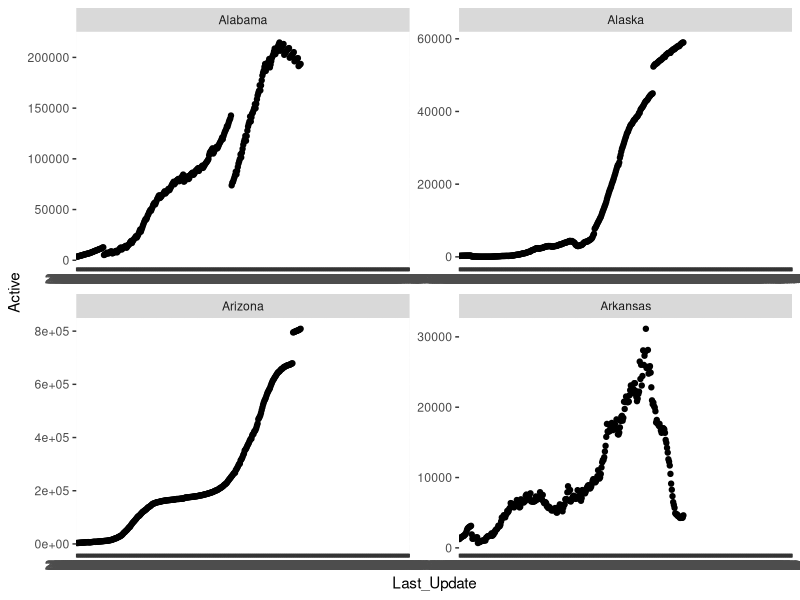
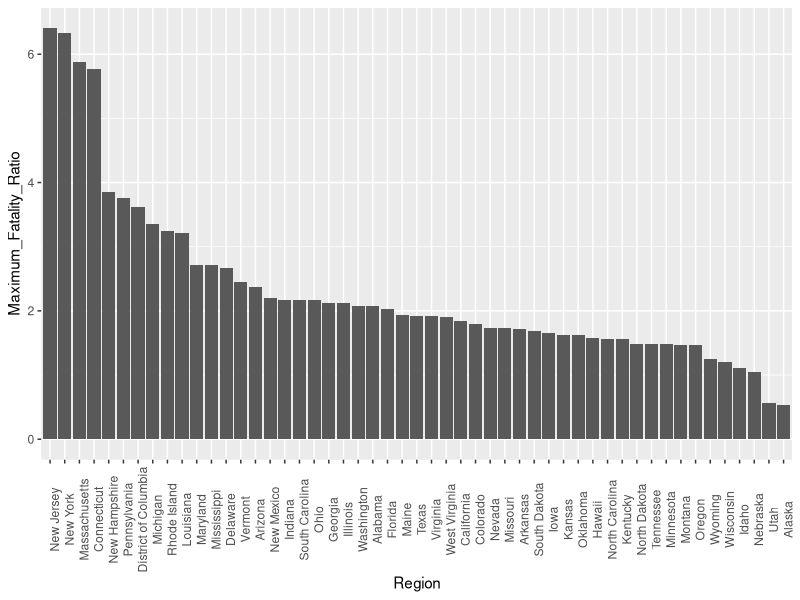

These figures' R source, in order:
library(tidyverse)

#I
covid_data <- read.csv("cleaned_covid_data.csv")

#II
A <- grepl("A", covid_data$Province_State)
A_states <- covid_data[A,]

#III
ggplot(A_states, aes(x=Last_Update, y=Active)) +
  geom_point() +
  geom_smooth(method = "lm") +
  facet_wrap(~Province_State, scales = "free")

#IV
state_max_fatality_rate <- covid_data %>% 
  filter(!is.na(Case_Fatality_Ratio)) %>% 
  group_by(Province_State) %>% 
  summarise(Maximum_Fatality_Ratio = max(Case_Fatality_Ratio)) %>% 
  arrange(desc(Maximum_Fatality_Ratio))

#V
ggplot(state_max_fatality_rate, aes(x=reorder(Province_State,-Maximum_Fatality_Ratio),y=Maximum_Fatality_Ratio)) +
  geom_col() +
  theme(axis.text.x = element_text(angle = 90)) +
  labs(x= "Region")
